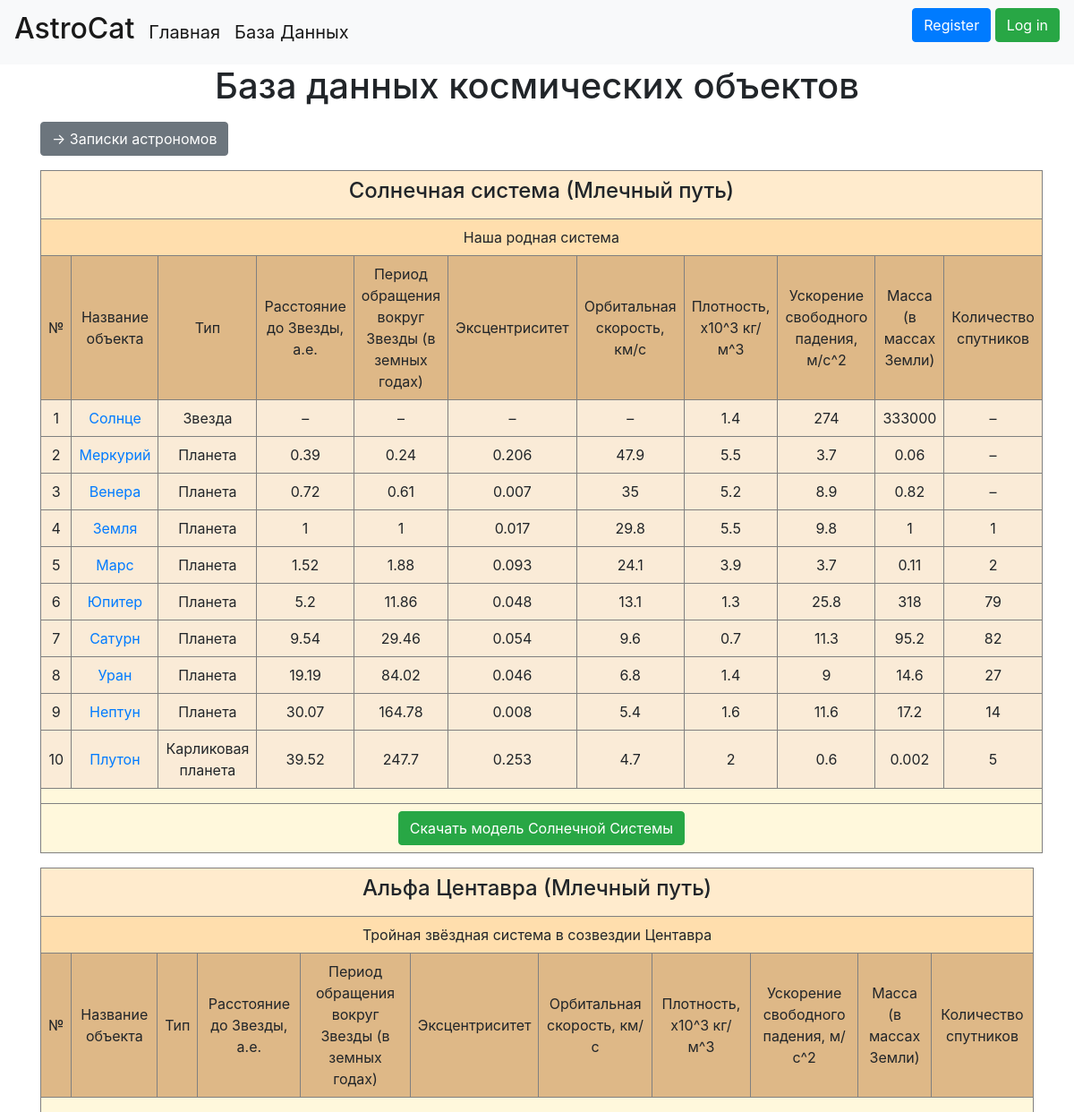
The page /database on the database as committed earlier.
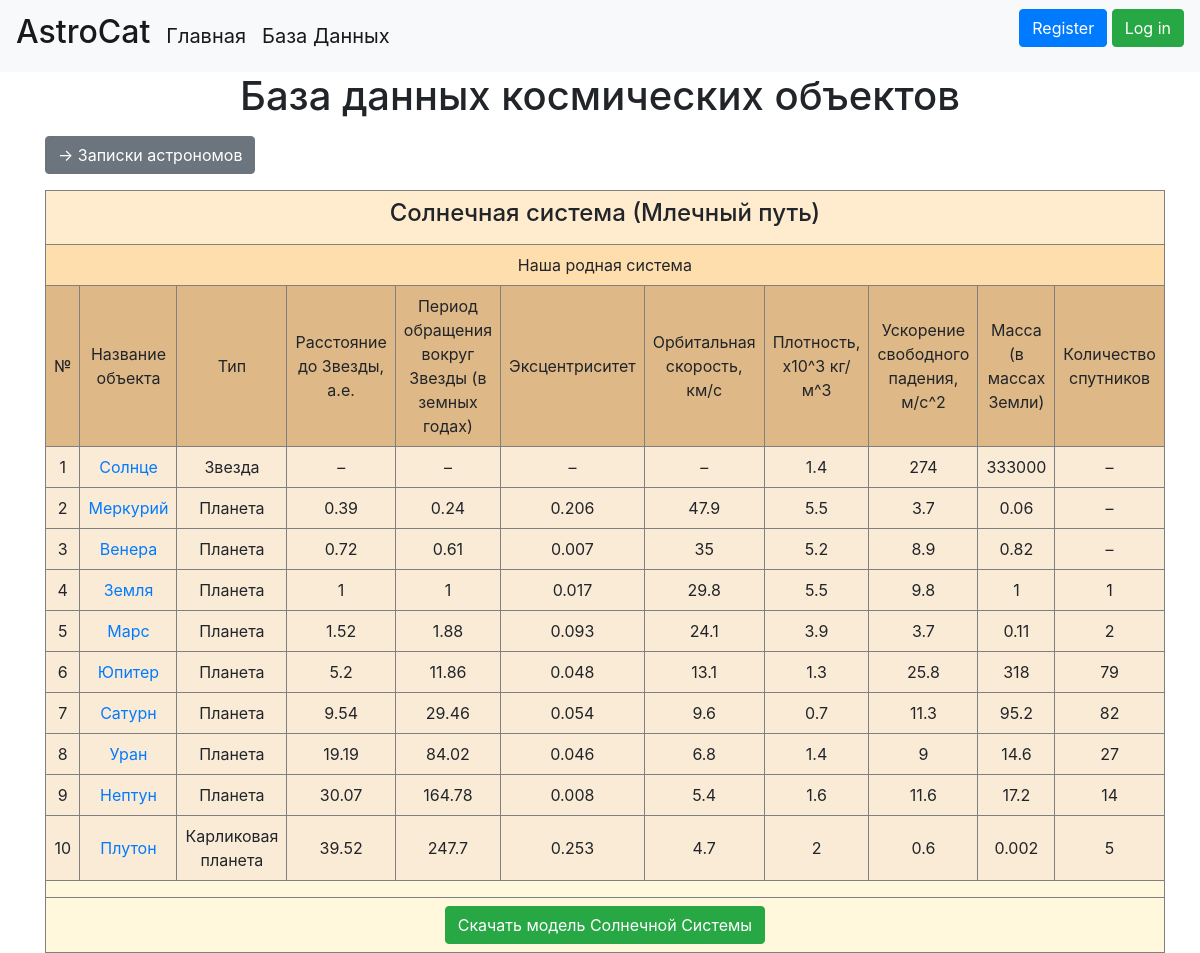
The same page on the database as committed later.
### data/space_systems.py (models this page shows, shortened)
class SpaceSystem(SqlAlchemyBase, SerializerMixin):
    __tablename__ = 'space_systems'
    id = sqlalchemy.Column(sqlalchemy.Integer,
                           primary_key=True, autoincrement=True)
    name = sqlalchemy.Column(sqlalchemy.String, nullable=True, unique=True)  # название звёздной системы
    galaxy = sqlalchemy.Column(sqlalchemy.String, nullable=True)  # название галактики, в которой находится система
    about = sqlalchemy.Column(sqlalchemy.String, nullable=True)  # описание звёздной системы
    creator = sqlalchemy.Column(sqlalchemy.Integer,
                                sqlalchemy.ForeignKey("users.id"))  # id создателя звёздной системы
    created_date = sqlalchemy.Column(sqlalchemy.DateTime,
                                     default=datetime.datetime.now)  # дата создания звёздной системы
    user = orm.relation('User')  # связываем с моделью пользователя
    space_objects = orm.relation('SpaceObject',
                                 back_populates='space_system')  # связываем с моделью космического объекта

### data/space_objects.py (models this page shows, shortened)
class SpaceObject(SqlAlchemyBase, SerializerMixin):
    __tablename__ = 'space_objects'
    id = sqlalchemy.Column(sqlalchemy.Integer,
                           primary_key=True, autoincrement=True)
    name = sqlalchemy.Column(sqlalchemy.String, nullable=True, unique=True)  # название объекта
    space_type = sqlalchemy.Column(sqlalchemy.String, nullable=True)  # тип объекта
    radius = sqlalchemy.Column(sqlalchemy.Integer, nullable=True)  # расстояние до Звезды
    period = sqlalchemy.Column(sqlalchemy.Integer, nullable=True)  # период обращения вокруг Звезды
    ex = sqlalchemy.Column(sqlalchemy.Integer, nullable=True)  # эксцентриситет
    v = sqlalchemy.Column(sqlalchemy.Integer, nullable=True)  # орбитальная скорость
    p = sqlalchemy.Column(sqlalchemy.Integer, nullable=True)  # плотность поверхности
    g = sqlalchemy.Column(sqlalchemy.Integer, nullable=True)  # ускорение свободного падения
    m = sqlalchemy.Column(sqlalchemy.Integer, nullable=True)  # масса
    sputnik = sqlalchemy.Column(sqlalchemy.Integer, nullable=True)  # количество спутников
    atmosphere = sqlalchemy.Column(sqlalchemy.String, nullable=True)  # описание атмосферы
    about = sqlalchemy.Column(sqlalchemy.String, nullable=True)  # общее описание
    image_path = sqlalchemy.Column(sqlalchemy.String, nullable=True)  # путь к изображению объекта
    system = sqlalchemy.Column(sqlalchemy.Integer,
                               sqlalchemy.ForeignKey("space_systems.id"))  # id системы, в которой находится объект
    creator = sqlalchemy.Column(sqlalchemy.Integer, sqlalchemy.ForeignKey("users.id"))  # id создателя объекта
    created_date = sqlalchemy.Column(sqlalchemy.DateTime,
                                     default=datetime.datetime.now)  # дата создания объекта
    user = orm.relation('User')  # связываем с моделью пользователя
    space_system = orm.relation('SpaceSystem')  # связываем с модель системы

### main.py (the view)
@app.route("/database", methods=['GET', 'POST'])
def data_page():
    db_sess = db_session.create_session()
    solar_system = db_sess.query(SpaceSystem).filter(SpaceSystem.id == 1).first()  # специально для Солнечной системы
    systems = db_sess.query(SpaceSystem).filter(SpaceSystem.id != 1)  # все остальные
    return render_template("data_page.html", title="AstroCat", systems=systems, solar_system=solar_system)

### data/db_session.py (called while the page is built)
def create_session() -> Session:
    global __factory
    return __factory()

### templates/data_page.html (shortened to what this page needs)
{% extends "base.html" %}
{% block content %}
<center><h1>База данных космических объектов</h1></center>
<a href="news" class="btn btn-secondary">-> Записки астрономов</a>
<center><table cellpadding="8">
    <tr>
        <th colspan="11" style="border:1px solid grey;background-color: #FFEBCD">
            <center><h4>{{solar_system.name}} ({{solar_system.galaxy}})</h4></center>
        </th>
    </tr>
    <tr>
         <td colspan="11" style="border:1px solid grey;background-color: #FFDEAD">
             <center>{{solar_system.about}}</center>
         </td>
    </tr>
    <tr/>
        <td style="background-color: #DEB887;border:1px solid grey">
            <center>№</center>
        </td>
        <td style="background-color: #DEB887;border:1px solid grey">
            <center>Название объекта</center>
        </td>
        <td style="background-color: #DEB887;border:1px solid grey">
            <center>Тип</center>
        </td>
        <td style="background-color: #DEB887;border:1px solid grey">
            <center>Расстояние до Звезды, а.е.</center>
        </td>
        <td style="background-color: #DEB887;border:1px solid grey">
            <center>Период обращения вокруг Звезды (в земных годах)</center>
        </td>
        <td style="background-color: #DEB887;border:1px solid grey">
            <center>Эксцентриситет</center>
        </td>
        <td style="background-color: #DEB887;border:1px solid grey">
            <center>Орбитальная скорость, км/с</center>
        </td>
        <td style="background-color: #DEB887;border:1px solid grey">
            <center>Плотность, x10^3 кг/м^3</center>
        </td>
        <td style="background-color: #DEB887;border:1px solid grey">
            <center>Ускорение свободного падения, м/с^2</center>
        </td>
        <td style="background-color: #DEB887;border:1px solid grey">
            <center>Масса (в массах Земли)</center>
        </td>
        <td style="background-color: #DEB887;border:1px solid grey">
            <center>Количество спутников</center>
        </td>
    {% for system_item in solar_system.space_objects%}
        <tr>
            <td style="background-color: #FAEBD7;border:1px solid grey">
                <center>{{system_item.id}}</center>
            </td>
            <td style="background-color: #FAEBD7;border:1px solid grey">
                <a href="space_object/{{system_item.name}}"><center>{{system_item.name}}</center></a>
            </td>
            <td style="background-color: #FAEBD7;border:1px solid grey">
                <center>{{system_item.space_type}}</center>
            </td>
            {% if system_item.radius%}
            <td style="background-color: #FAEBD7;border:1px solid grey">
                <center>{{system_item.radius}}</center>
            </td>
            {% else %}
            <td style="background-color: #FAEBD7;border:1px solid grey">
                <center>–</center></td>
            {% endif %}
            {% if system_item.period%}
            <td style="background-color: #FAEBD7;border:1px solid grey">
                <center>{{system_item.period}}</center>
            </td>
            {% else %}
            <td style="background-color: #FAEBD7;border:1px solid grey">
                <center>–</center></td>
            {% endif %}
            {% if system_item.ex%}
            <td style="background-color: #FAEBD7;border:1px solid grey">
                <center>{{system_item.ex}}</center>
            </td>
            {% else %}
            <td style="background-color: #FAEBD7;border:1px solid grey">
                <center>–</center></td>
            {% endif %}
            {% if system_item.v%}
            <td style="background-color: #FAEBD7;border:1px solid grey">
                <center>{{system_item.v}}</center>
            </td>
            {% else %}
            <td style="background-color: #FAEBD7;border:1px solid grey">
                <center>–</center>
            </td>
            {% endif %}
            {% if system_item.p%}
            <td style="background-color: #FAEBD7;border:1px solid grey">
                <center>{{system_item.p}}</center>
            </td>
            {% else %}
            <td style="background-color: #FAEBD7;border:1px solid grey">
                <center>–</center>
            </td>
            {% endif %}
            {% if system_item.g%}
            <td style="background-color: #FAEBD7;border:1px solid grey">
                <center>{{system_item.g}}</center>
            </td>
            {% else %}
            <td style="background-color: #FAEBD7;border:1px solid grey">
                <center>–</center>
            </td>
            {% endif %}
            {% if system_item.m%}
            <td style="background-color: #FAEBD7;border:1px solid grey">
                <center>{{system_item.m}}</center>
            </td>
            {% else %}
            <td style="background-color: #FAEBD7;border:1px solid grey">
                <center>–</center>
            </td>
            {% endif %}
            {% if system_item.sputnik%}
            <td style="background-color: #FAEBD7;border:1px solid grey">
                <center>{{system_item.sputnik}}</center>
            </td>
            {% else %}
            <td style="background-color: #FAEBD7;border:1px solid grey">
                <center>–</center>
            </td>
            {% endif %}
        </tr>
    {% endfor %}
    <tr>
        <td colspan="11" style="background-color: #FFF8DC;border:1px solid grey">
        </td>
    </tr>
    <tr><td colspan="11" style="background-color: #FFF8DC;border:1px solid grey">
        <center><a href="/download_file" class="btn btn-success">
                Скачать модель Солнечной Системы
            </a></center>
    </td></tr>
</table>
</center>
{% for item in systems %}
<center><table cellpadding="8">
    <tr>
        <th colspan="11" style="border:1px solid grey;background-color: #FFEBCD">
            <center><h4>{{item.name}} ({{item.galaxy}})</h4></center>
        </th>
    </tr>
    <tr>
         <td colspan="11" style="border:1px solid grey;background-color: #FFDEAD">
             <center>{{item.about}}</center>
         </td>
    </tr>
    <tr/>
        <td style="background-color: #DEB887;border:1px solid grey">
            <center>№</center>
        </td>
        <td style="background-color: #DEB887;border:1px solid grey">
            <center>Название объекта</center>
        </td>
        <td style="background-color: #DEB887;border:1px solid grey">
            <center>Тип</center>
        </td>
        <td style="background-color: #DEB887;border:1px solid grey">
            <center>Расстояние до Звезды, а.е.</center>
        </td>
        <td style="background-color: #DEB887;border:1px solid grey">
            <center>Период обращения вокруг Звезды (в земных годах)</center>
        </td>
        <td style="background-color: #DEB887;border:1px solid grey">
            <center>Эксцентриситет</center>
        </td>
        <td style="background-color: #DEB887;border:1px solid grey">
            <center>Орбитальная скорость, км/с</center>
        </td>
        <td style="background-color: #DEB887;border:1px solid grey">
            <center>Плотность, x10^3 кг/м^3</center>
        </td>
        <td style="background-color: #DEB887;border:1px solid grey">
            <center>Ускорение свободного падения, м/с^2</center>
        </td>
        <td style="background-color: #DEB887;border:1px solid grey">
            <center>Масса (в массах Земли)</center>
        </td>
        <td style="background-color: #DEB887;border:1px solid grey">
            <center>Количество спутников</center>
        </td>
    <tr>
        <td colspan="11" style="background-color: #FFF8DC;border:1px solid grey">
        </td>
</table>
</center>
{% endfor %}
{% endblock %}

### templates/base.html (shortened to what this page needs)
<!doctype html>
<html lang="en">
<head>
    <link rel="stylesheet"
          href="https://stackpath.bootstrapcdn.com/bootstrap/4.4.1/css/bootstrap.min.css"
>
</head>
<header>
    <nav class="navbar navbar-light bg-light">
        <a class="navbar-brand" href="/"><h2>AstroCat</h2></a>
        <a class="navbar-brand" href="/">Главная</a>
        <a class="navbar-brand mr-auto" href="/database">База Данных</a>
        {% if current_user.is_authenticated %}
        <a class="navbar-brand ml-auto" href="/user/{{current_user.username}}">
            <img src="{{ avatars.robohash(current_user.username, size=48) }}" class="rounded-circle border border-dark border-5" alt="..."></a>
        <a class="navbar-brand" href="/user/{{current_user.username}}">
            {{current_user.name}} {{current_user.surname}}</a>
        <a class="btn btn-danger" href="/logout">Выйти</a>
        {% else %}
        <p>
            <a class="btn btn-primary " href="/register">Register</a>
            <a class="btn btn-success" href="/login">Log in</a>
        </p>
        {% endif %}
    </nav>
</header>
<main role="main" class="container">
    {% block content %}{% endblock %}
</main>
</body>
</html>

Rows that differ between the two databases and show on the page:
removed SpaceSystem: name "Альфа Центавра", galaxy "Млечный путь", about "Тройная звёздная система в созвездии Центавра"
